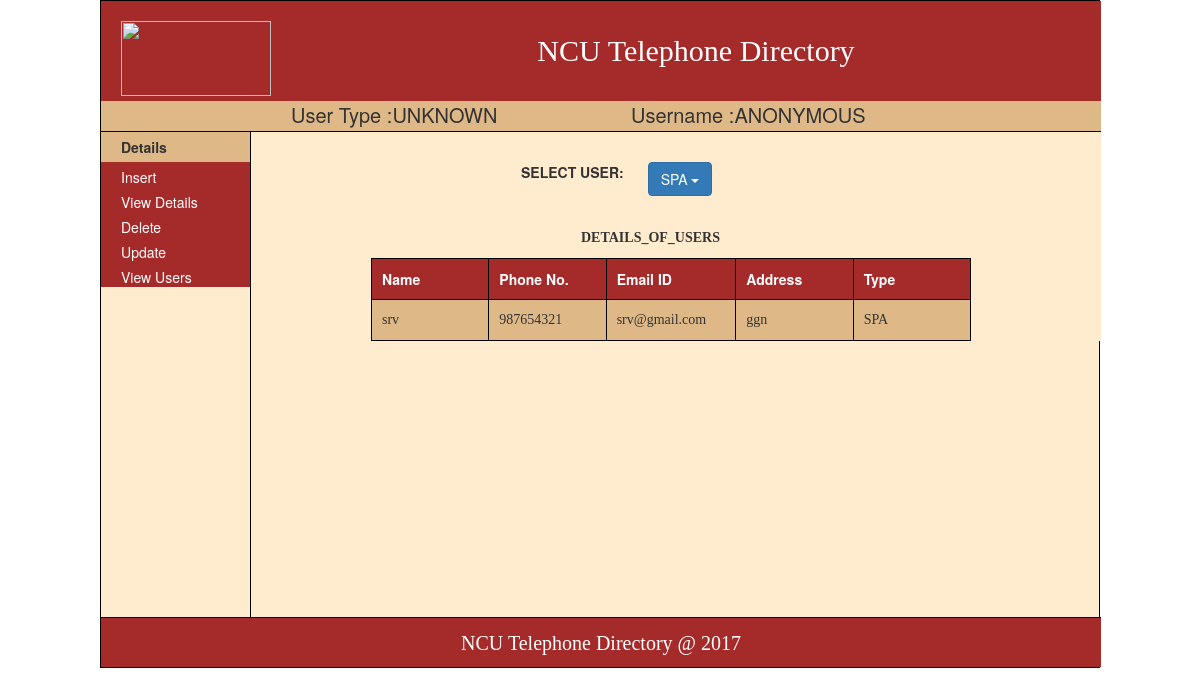
The app's page /viewusersspa.php with its own data.
### tables this page shows
CREATE TABLE `spa` (
  `firstname` varchar(25) DEFAULT NULL,
  `phone` varchar(15) DEFAULT NULL,
  `email` varchar(50) DEFAULT NULL,
  `address` varchar(100) DEFAULT NULL
);

### viewusersspa.php (the view, shortened to what this page needs)
<?php
if(!isset($_SESSION['login']))
{
	$var="ANONYMOUS";
	$var1="UNKNOWN";
}
?>
<!DOCTYPE html>
<html>
    <head>
        <link href="css/royal.css" rel="stylesheet" type="text/css"/>
	<link rel="stylesheet" href="https://maxcdn.bootstrapcdn.com/bootstrap/3.3.7/css/bootstrap.min.css">
    </head>
    <body>
        <div class="bodyborder">
        <div style="width: 1000px; margin: auto;">
	 <div>
            <div class="head"><a href="http://www.ncuindia.edu/" target="_blank"><img src="img/logo.jpg" style="width:150px;height:75px;float:left;margin:20px"></a>NCU Telephone Directory</div>
        	<div style=" width: 1000px; height: 30px; margin: auto;background-color: burlywood; border: none; ">
		    <div style="width: 30%; float: left; font-size: 20px;">User Type :<?php echo $var1;?></div>
                    <div style="width: 30%; float: left; font-size: 20px; margin-left: 40px">Username :<?php echo $var;?></div>
                </div>
       </div>
	</div>
        <div class="maindiv">
            <div style="width: 150px;"><?php include "view/Left-menu.php";?></a></div>
            <div class="rightmenu" style="width: auto;margin-left:150px;">
 <div class="dropdown">
<label class="control-label col-sm-2" for="user" style="margin-left:30%;margin-top:30px;">SELECT USER:</label>
    <button class="btn btn-primary dropdown-toggle" type="button" data-toggle="dropdown" style="margin-top:30px;">SPA
    <span class="caret"></span></button>
  </div>
                <div style="padding-left: 330px;margin-top: 30px;"><b><font face="rockwell">DETAILS_OF_USERS</font></b></div>
                <div style="margin-left: 120px;margin-top: 10px">
                    <table style="width:600px;">
                        <tr>
                          <th>Name</th>
                          <th>Phone No.</th>
                          <th>Email ID</th>
                          <th>Address</th>
                          <th>Type</th>
                        </tr>
                        <?php
			include "connection.php";
			$sql = "SELECT firstname,phone,address,email from spa order by firstname";
			$result = $conn->query($sql);
			while($row = $result->fetch_assoc())
			{
			?>
                         <tr>
                             <td style="width:100px" class="row-pro"><?php echo $row['firstname']; ?></td>
                            <td style="width:100px" class="row-pro" ><?php echo $row['phone']; ?></td>
                            <td style="width:100px"  class="row-pro" ><?php echo $row['email']; ?></td>
                            <td style="width:100px"  class="row-pro" ><?php echo $row['address']; ?></td>
                            <td style="width:100px"  class="row-pro" ><?php echo "SPA"; ?></td>
                         </tr>
<?php
}
?>
                    </table>
                </div>
    </div>
        </div>
 <div style="width: 1000px; margin: auto; margin-top:none;"> <?php include "view/Footer.php";?></div>
        </div>
    </body>
</html>

### css/royal.css (style rules this page uses)
body { margin: 0px; padding: 0px; }
.head { line-height: 100px; background-color: brown; height: 100px; width: 1000px; margin: auto; border: none; text-align: center; font-family:cursive; font-size: 30px; color: white; }
.maindiv { width: 1000px; background-color:blanchedalmond; height: auto; border-top: 1px solid black; }
.rightmenu { background-color: blanchedalmond; height: auto; width: 850px; }
.bodyborder { border: 1px solid black; width: 1000px; background-color: blanchedalmond; margin: auto; }
a { color:white; }
table, th, td { border: 1px solid black; border-collapse: collapse; text-align: left; width: 100%; }
th, td { padding: 10px; }
th { text-align: left; background-color: brown; color: white; width: 100px; height: 30px; }
tr { height: 10px; }
tr:nth-child(even) { background-color: burlywood; }
.row-pro { font-family:Tahoma; font-size:14px; border-bottom:1px solid black; }
img { display: block; margin: auto; }

### viewusersspa.php (style rules this page uses)
a { color:white; }

### records on screen
spa: firstname "srv", phone "987654321", email "srv@gmail.com", address "ggn"

### other values on screen
$var1 "UNKNOWN"
$var "ANONYMOUS"
